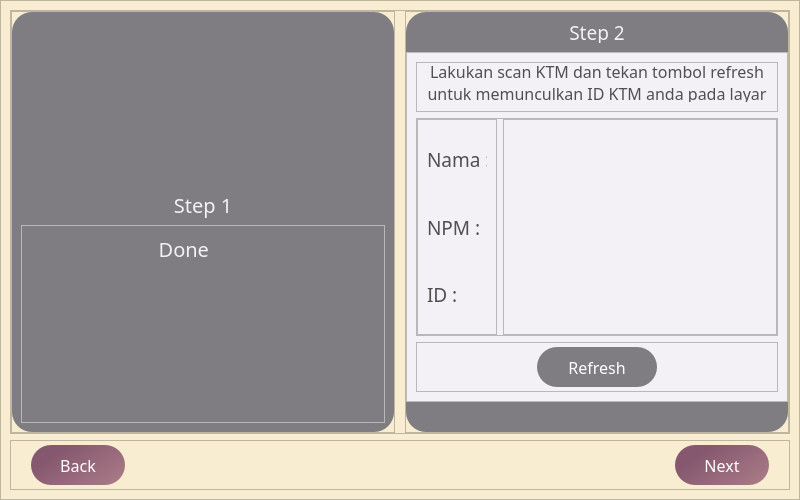
<?xml version="1.0" encoding="UTF-8"?>
<ui version="4.0">
 <class>Dialog</class>
 <widget class="QDialog" name="Dialog">
  <property name="geometry">
   <rect>
    <x>0</x>
    <y>0</y>
    <width>800</width>
    <height>500</height>
   </rect>
  </property>
  <property name="windowTitle">
   <string>Dialog</string>
  </property>
  <layout class="QVBoxLayout" name="verticalLayout">
   <property name="spacing">
    <number>6</number>
   </property>
   <property name="leftMargin">
    <number>0</number>
   </property>
   <property name="topMargin">
    <number>0</number>
   </property>
   <property name="rightMargin">
    <number>0</number>
   </property>
   <property name="bottomMargin">
    <number>0</number>
   </property>
   <item>
    <widget class="QFrame" name="frame">
     <property name="styleSheet">
      <string notr="true">background-color:rgb(248, 236, 209);</string>
     </property>
     <property name="frameShape">
      <enum>QFrame::StyledPanel</enum>
     </property>
     <property name="frameShadow">
      <enum>QFrame::Raised</enum>
     </property>
     <layout class="QVBoxLayout" name="verticalLayout_2">
      <item>
       <widget class="QFrame" name="frame_3">
        <property name="frameShape">
         <enum>QFrame::StyledPanel</enum>
        </property>
        <property name="frameShadow">
         <enum>QFrame::Raised</enum>
        </property>
        <layout class="QHBoxLayout" name="horizontalLayout">
         <property name="spacing">
          <number>10</number>
         </property>
         <property name="leftMargin">
          <number>0</number>
         </property>
         <property name="topMargin">
          <number>0</number>
         </property>
         <property name="rightMargin">
          <number>0</number>
         </property>
         <property name="bottomMargin">
          <number>0</number>
         </property>
         <item>
          <widget class="QFrame" name="frame_5">
           <property name="frameShape">
            <enum>QFrame::StyledPanel</enum>
           </property>
           <property name="frameShadow">
            <enum>QFrame::Raised</enum>
           </property>
           <layout class="QVBoxLayout" name="verticalLayout_5">
            <property name="spacing">
             <number>0</number>
            </property>
            <property name="leftMargin">
             <number>0</number>
            </property>
            <property name="topMargin">
             <number>0</number>
            </property>
            <property name="rightMargin">
             <number>0</number>
            </property>
            <property name="bottomMargin">
             <number>0</number>
            </property>
            <item>
             <widget class="QFrame" name="frame_9">
              <property name="styleSheet">
               <string notr="true">QFrame#frame_9{
background-color:rgb(127, 124, 130);
border-radius:20px;
}</string>
              </property>
              <property name="frameShape">
               <enum>QFrame::StyledPanel</enum>
              </property>
              <property name="frameShadow">
               <enum>QFrame::Raised</enum>
              </property>
              <layout class="QVBoxLayout" name="verticalLayout_7">
               <item>
                <widget class="QLabel" name="label">
                 <property name="font">
                  <font>
                   <family>Tw Cen MT</family>
                   <pointsize>15</pointsize>
                  </font>
                 </property>
                 <property name="styleSheet">
                  <string notr="true">QLabel#label{
background-color: none;
color: rgb(243, 241, 245);
}</string>
                 </property>
                 <property name="text">
                  <string>Step 1</string>
                 </property>
                 <property name="alignment">
                  <set>Qt::AlignBottom|Qt::AlignHCenter</set>
                 </property>
                </widget>
               </item>
               <item>
                <widget class="QFrame" name="frame_10">
                 <property name="styleSheet">
                  <string notr="true">QFrame#frame_10{
background-color: none;
color: rgb(243, 241, 245);
}</string>
                 </property>
                 <property name="frameShape">
                  <enum>QFrame::StyledPanel</enum>
                 </property>
                 <property name="frameShadow">
                  <enum>QFrame::Raised</enum>
                 </property>
                 <layout class="QHBoxLayout" name="horizontalLayout_3">
                  <item>
                   <widget class="QLabel" name="label_2">
                    <property name="font">
                     <font>
                      <family>Tw Cen MT</family>
                      <pointsize>15</pointsize>
                     </font>
                    </property>
                    <property name="styleSheet">
                     <string notr="true">QLabel#label_2{
background-color: none;
color: rgb(243, 241, 245);
}</string>
                    </property>
                    <property name="text">
                     <string>Done</string>
                    </property>
                    <property name="alignment">
                     <set>Qt::AlignRight|Qt::AlignTop|Qt::AlignTrailing</set>
                    </property>
                   </widget>
                  </item>
                  <item>
                   <widget class="QLabel" name="label_3">
                    <property name="maximumSize">
                     <size>
                      <width>160</width>
                      <height>16777215</height>
                     </size>
                    </property>
                    <property name="font">
                     <font>
                      <family>Tw Cen MT</family>
                      <pointsize>15</pointsize>
                     </font>
                    </property>
                    <property name="styleSheet">
                     <string notr="true">QLabel#label_3{
background-color: none;
color: rgb(243, 241, 245);
}</string>
                    </property>
                    <property name="text">
                     <string>&lt;html&gt;&lt;head/&gt;&lt;body&gt;&lt;p&gt;&lt;img src=&quot;:/icon/feather_white/check.svg&quot;/&gt;&lt;/p&gt;&lt;/body&gt;&lt;/html&gt;</string>
                    </property>
                    <property name="alignment">
                     <set>Qt::AlignLeading|Qt::AlignLeft|Qt::AlignTop</set>
                    </property>
                   </widget>
                  </item>
                 </layout>
                </widget>
               </item>
              </layout>
             </widget>
            </item>
           </layout>
          </widget>
         </item>
         <item>
          <widget class="QFrame" name="frame_6">
           <property name="styleSheet">
            <string notr="true"/>
           </property>
           <property name="frameShape">
            <enum>QFrame::StyledPanel</enum>
           </property>
           <property name="frameShadow">
            <enum>QFrame::Raised</enum>
           </property>
           <layout class="QVBoxLayout" name="verticalLayout_3">
            <property name="spacing">
             <number>0</number>
            </property>
            <property name="leftMargin">
             <number>0</number>
            </property>
            <property name="topMargin">
             <number>0</number>
            </property>
            <property name="rightMargin">
             <number>0</number>
            </property>
            <property name="bottomMargin">
             <number>0</number>
            </property>
            <item>
             <widget class="QFrame" name="frame_7">
              <property name="maximumSize">
               <size>
                <width>16777215</width>
                <height>40</height>
               </size>
              </property>
              <property name="styleSheet">
               <string notr="true">QFrame#frame_7{
background-color:rgb(127, 124, 130);
border-top-left-radius:20px;
border-top-right-radius:20px;
}</string>
              </property>
              <property name="frameShape">
               <enum>QFrame::StyledPanel</enum>
              </property>
              <property name="frameShadow">
               <enum>QFrame::Raised</enum>
              </property>
              <layout class="QVBoxLayout" name="verticalLayout_4">
               <item>
                <widget class="QLabel" name="label_4">
                 <property name="font">
                  <font>
                   <family>Tw Cen MT</family>
                   <pointsize>14</pointsize>
                  </font>
                 </property>
                 <property name="styleSheet">
                  <string notr="true">QLabel#label_4{
background-color: none;
color: rgb(243, 241, 245);
}</string>
                 </property>
                 <property name="text">
                  <string>Step 2</string>
                 </property>
                 <property name="alignment">
                  <set>Qt::AlignCenter</set>
                 </property>
                </widget>
               </item>
              </layout>
             </widget>
            </item>
            <item>
             <widget class="QFrame" name="frame_2">
              <property name="styleSheet">
               <string notr="true">QFrame#frame_2{
background-color:rgb(243, 241, 245);
}</string>
              </property>
              <property name="frameShape">
               <enum>QFrame::StyledPanel</enum>
              </property>
              <property name="frameShadow">
               <enum>QFrame::Raised</enum>
              </property>
              <layout class="QVBoxLayout" name="verticalLayout_6">
               <item>
                <widget class="QFrame" name="frame_11">
                 <property name="maximumSize">
                  <size>
                   <width>16777215</width>
                   <height>50</height>
                  </size>
                 </property>
                 <property name="styleSheet">
                  <string notr="true">QFrame#frame_11{
background-color:none;
color:rgb(255, 84, 124);
}</string>
                 </property>
                 <property name="frameShape">
                  <enum>QFrame::StyledPanel</enum>
                 </property>
                 <property name="frameShadow">
                  <enum>QFrame::Raised</enum>
                 </property>
                 <layout class="QVBoxLayout" name="verticalLayout_8">
                  <property name="spacing">
                   <number>0</number>
                  </property>
                  <property name="leftMargin">
                   <number>0</number>
                  </property>
                  <property name="topMargin">
                   <number>0</number>
                  </property>
                  <property name="rightMargin">
                   <number>0</number>
                  </property>
                  <item>
                   <widget class="QLabel" name="label_5">
                    <property name="font">
                     <font>
                      <family>Tw Cen MT</family>
                      <pointsize>12</pointsize>
                     </font>
                    </property>
                    <property name="styleSheet">
                     <string notr="true">QLabel#label_5{
background-color:none;
color:rgb(80, 80, 80);
}</string>
                    </property>
                    <property name="text">
                     <string>Lakukan scan KTM dan tekan tombol refresh untuk memunculkan ID KTM anda pada layar</string>
                    </property>
                    <property name="alignment">
                     <set>Qt::AlignCenter</set>
                    </property>
                    <property name="wordWrap">
                     <bool>true</bool>
                    </property>
                   </widget>
                  </item>
                 </layout>
                </widget>
               </item>
               <item>
                <widget class="QFrame" name="frame_12">
                 <property name="styleSheet">
                  <string notr="true">QFrame#frame_12{
background-color:none;
color:rgb(255, 84, 124);
}</string>
                 </property>
                 <property name="frameShape">
                  <enum>QFrame::StyledPanel</enum>
                 </property>
                 <property name="frameShadow">
                  <enum>QFrame::Raised</enum>
                 </property>
                 <layout class="QHBoxLayout" name="horizontalLayout_4">
                  <property name="leftMargin">
                   <number>0</number>
                  </property>
                  <property name="topMargin">
                   <number>0</number>
                  </property>
                  <property name="rightMargin">
                   <number>0</number>
                  </property>
                  <property name="bottomMargin">
                   <number>0</number>
                  </property>
                  <item>
                   <widget class="QFrame" name="frame_14">
                    <property name="maximumSize">
                     <size>
                      <width>80</width>
                      <height>16777215</height>
                     </size>
                    </property>
                    <property name="styleSheet">
                     <string notr="true">QFrame#frame_14{
background-color:none;
color:rgb(255, 84, 124);
}</string>
                    </property>
                    <property name="frameShape">
                     <enum>QFrame::StyledPanel</enum>
                    </property>
                    <property name="frameShadow">
                     <enum>QFrame::Raised</enum>
                    </property>
                    <layout class="QVBoxLayout" name="verticalLayout_9">
                     <item>
                      <widget class="QLabel" name="label_6">
                       <property name="font">
                        <font>
                         <family>Tw Cen MT</family>
                         <pointsize>14</pointsize>
                        </font>
                       </property>
                       <property name="styleSheet">
                        <string notr="true">QLabel#label_6{
background-color:none;
color:rgb(80, 80, 80);
}</string>
                       </property>
                       <property name="text">
                        <string>Nama :</string>
                       </property>
                      </widget>
                     </item>
                     <item>
                      <widget class="QLabel" name="label_7">
                       <property name="font">
                        <font>
                         <family>Tw Cen MT</family>
                         <pointsize>14</pointsize>
                        </font>
                       </property>
                       <property name="styleSheet">
                        <string notr="true">QLabel#label_7{
background-color:none;
color:rgb(80, 80, 80);
}</string>
                       </property>
                       <property name="text">
                        <string>NPM : </string>
                       </property>
                      </widget>
                     </item>
                     <item>
                      <widget class="QLabel" name="label_8">
                       <property name="font">
                        <font>
                         <family>Tw Cen MT</family>
                         <pointsize>14</pointsize>
                        </font>
                       </property>
                       <property name="styleSheet">
                        <string notr="true">QLabel#label_8{
background-color:none;
color:rgb(80, 80, 80);
}</string>
                       </property>
                       <property name="text">
                        <string>ID :</string>
                       </property>
                      </widget>
                     </item>
                    </layout>
                   </widget>
                  </item>
                  <item>
                   <widget class="QFrame" name="frame_15">
                    <property name="styleSheet">
                     <string notr="true">QFrame#frame_15{
background-color:none;
color:rgb(255, 84, 124);
}</string>
                    </property>
                    <property name="frameShape">
                     <enum>QFrame::StyledPanel</enum>
                    </property>
                    <property name="frameShadow">
                     <enum>QFrame::Raised</enum>
                    </property>
                    <layout class="QVBoxLayout" name="verticalLayout_10">
                     <item>
                      <widget class="QLabel" name="label_9">
                       <property name="font">
                        <font>
                         <family>Tw Cen MT</family>
                         <pointsize>12</pointsize>
                        </font>
                       </property>
                       <property name="styleSheet">
                        <string notr="true">QLabel#label_9{
background-color:none;
color:rgb(80, 80, 80);
}</string>
                       </property>
                       <property name="text">
                        <string/>
                       </property>
                       <property name="wordWrap">
                        <bool>true</bool>
                       </property>
                      </widget>
                     </item>
                     <item>
                      <widget class="QLabel" name="label_10">
                       <property name="font">
                        <font>
                         <family>Tw Cen MT</family>
                         <pointsize>12</pointsize>
                        </font>
                       </property>
                       <property name="styleSheet">
                        <string notr="true">QLabel#label_10{
background-color:none;
color:rgb(80, 80, 80);
}</string>
                       </property>
                       <property name="text">
                        <string/>
                       </property>
                       <property name="wordWrap">
                        <bool>true</bool>
                       </property>
                      </widget>
                     </item>
                     <item>
                      <widget class="QLabel" name="label_11">
                       <property name="font">
                        <font>
                         <family>Tw Cen MT</family>
                         <pointsize>12</pointsize>
                        </font>
                       </property>
                       <property name="styleSheet">
                        <string notr="true">QLabel#label_11{
background-color:none;
color:rgb(80, 80, 80);
}</string>
                       </property>
                       <property name="text">
                        <string/>
                       </property>
                       <property name="wordWrap">
                        <bool>true</bool>
                       </property>
                      </widget>
                     </item>
                    </layout>
                   </widget>
                  </item>
                 </layout>
                </widget>
               </item>
               <item>
                <widget class="QFrame" name="frame_13">
                 <property name="maximumSize">
                  <size>
                   <width>16777215</width>
                   <height>50</height>
                  </size>
                 </property>
                 <property name="styleSheet">
                  <string notr="true">QFrame#frame_13{
background-color:none;
color:rgb(255, 84, 124);
}</string>
                 </property>
                 <property name="frameShape">
                  <enum>QFrame::StyledPanel</enum>
                 </property>
                 <property name="frameShadow">
                  <enum>QFrame::Raised</enum>
                 </property>
                 <layout class="QVBoxLayout" name="verticalLayout_11">
                  <property name="spacing">
                   <number>0</number>
                  </property>
                  <property name="leftMargin">
                   <number>120</number>
                  </property>
                  <property name="topMargin">
                   <number>0</number>
                  </property>
                  <property name="rightMargin">
                   <number>120</number>
                  </property>
                  <property name="bottomMargin">
                   <number>0</number>
                  </property>
                  <item>
                   <widget class="QPushButton" name="pushButton_3">
                    <property name="maximumSize">
                     <size>
                      <width>16777215</width>
                      <height>40</height>
                     </size>
                    </property>
                    <property name="font">
                     <font>
                      <family>Tw Cen MT</family>
                      <pointsize>12</pointsize>
                     </font>
                    </property>
                    <property name="styleSheet">
                     <string notr="true">QPushButton#pushButton_3{
background-color:rgb(127, 124, 130);
border-top-left-radius:20px;
border-bottom-left-radius:20px;
border-top-right-radius:20px;
border-bottom-right-radius:20px;
color:rgb(255, 255, 255);

}

QPushButton#pushButton_3:hover{
background-color:rgb(159, 159, 159);
}

QPushButton#pushButton_3:pressed{
padding-left:5px;
padding-top:5px;
}</string>
                    </property>
                    <property name="text">
                     <string>Refresh</string>
                    </property>
                   </widget>
                  </item>
                 </layout>
                </widget>
               </item>
              </layout>
             </widget>
            </item>
            <item>
             <widget class="QFrame" name="frame_8">
              <property name="maximumSize">
               <size>
                <width>16777215</width>
                <height>30</height>
               </size>
              </property>
              <property name="styleSheet">
               <string notr="true">QFrame#frame_8{
background-color:rgb(127, 124, 130);
border-bottom-left-radius:20px;
border-bottom-right-radius:20px;
}</string>
              </property>
              <property name="frameShape">
               <enum>QFrame::StyledPanel</enum>
              </property>
              <property name="frameShadow">
               <enum>QFrame::Raised</enum>
              </property>
             </widget>
            </item>
           </layout>
          </widget>
         </item>
        </layout>
       </widget>
      </item>
      <item>
       <widget class="QFrame" name="frame_4">
        <property name="maximumSize">
         <size>
          <width>16777215</width>
          <height>50</height>
         </size>
        </property>
        <property name="frameShape">
         <enum>QFrame::StyledPanel</enum>
        </property>
        <property name="frameShadow">
         <enum>QFrame::Raised</enum>
        </property>
        <layout class="QHBoxLayout" name="horizontalLayout_2">
         <property name="spacing">
          <number>550</number>
         </property>
         <property name="leftMargin">
          <number>20</number>
         </property>
         <property name="topMargin">
          <number>0</number>
         </property>
         <property name="rightMargin">
          <number>20</number>
         </property>
         <property name="bottomMargin">
          <number>0</number>
         </property>
         <item>
          <widget class="QPushButton" name="pushButton">
           <property name="maximumSize">
            <size>
             <width>16777215</width>
             <height>40</height>
            </size>
           </property>
           <property name="font">
            <font>
             <family>Tw Cen MT</family>
             <pointsize>12</pointsize>
            </font>
           </property>
           <property name="styleSheet">
            <string notr="true">QPushButton#pushButton{
background-color:qlineargradient(spread:pad, x1:0.12, y1:0.449, x2:1, y2:1, stop:0 rgba(133, 88, 111, 255), stop:1 rgba(172, 125, 136, 255));
border-top-left-radius:20px;
border-bottom-left-radius:20px;
border-top-right-radius:20px;
border-bottom-right-radius:20px;
color:rgb(255, 255, 255);

}

QPushButton#pushButton:hover{
background-color:qlineargradient(spread:pad, x1:0.0802273, y1:0.375, x2:1, y2:1, stop:0 rgba(172, 125, 136, 255), stop:1 rgba(222, 182, 171, 255));
}

QPushButton#pushButton:pressed{
padding-left:5px;
padding-top:5px;
}</string>
           </property>
           <property name="text">
            <string>Back</string>
           </property>
          </widget>
         </item>
         <item>
          <widget class="QPushButton" name="pushButton_2">
           <property name="maximumSize">
            <size>
             <width>16777215</width>
             <height>40</height>
            </size>
           </property>
           <property name="font">
            <font>
             <family>Tw Cen MT</family>
             <pointsize>12</pointsize>
            </font>
           </property>
           <property name="styleSheet">
            <string notr="true">QPushButton#pushButton_2{
background-color:qlineargradient(spread:pad, x1:0.12, y1:0.449, x2:1, y2:1, stop:0 rgba(133, 88, 111, 255), stop:1 rgba(172, 125, 136, 255));
border-top-left-radius:20px;
border-bottom-left-radius:20px;
border-top-right-radius:20px;
border-bottom-right-radius:20px;
color:rgb(255, 255, 255);

}

QPushButton#pushButton_2:hover{
background-color:qlineargradient(spread:pad, x1:0.0802273, y1:0.375, x2:1, y2:1, stop:0 rgba(172, 125, 136, 255), stop:1 rgba(222, 182, 171, 255));
}

QPushButton#pushButton_2:pressed{
padding-left:5px;
padding-top:5px;
}</string>
           </property>
           <property name="text">
            <string>Next</string>
           </property>
          </widget>
         </item>
        </layout>
       </widget>
      </item>
     </layout>
    </widget>
   </item>
  </layout>
 </widget>
 <resources>
  <include location="icon.qrc"/>
 </resources>
 <connections/>
</ui>
